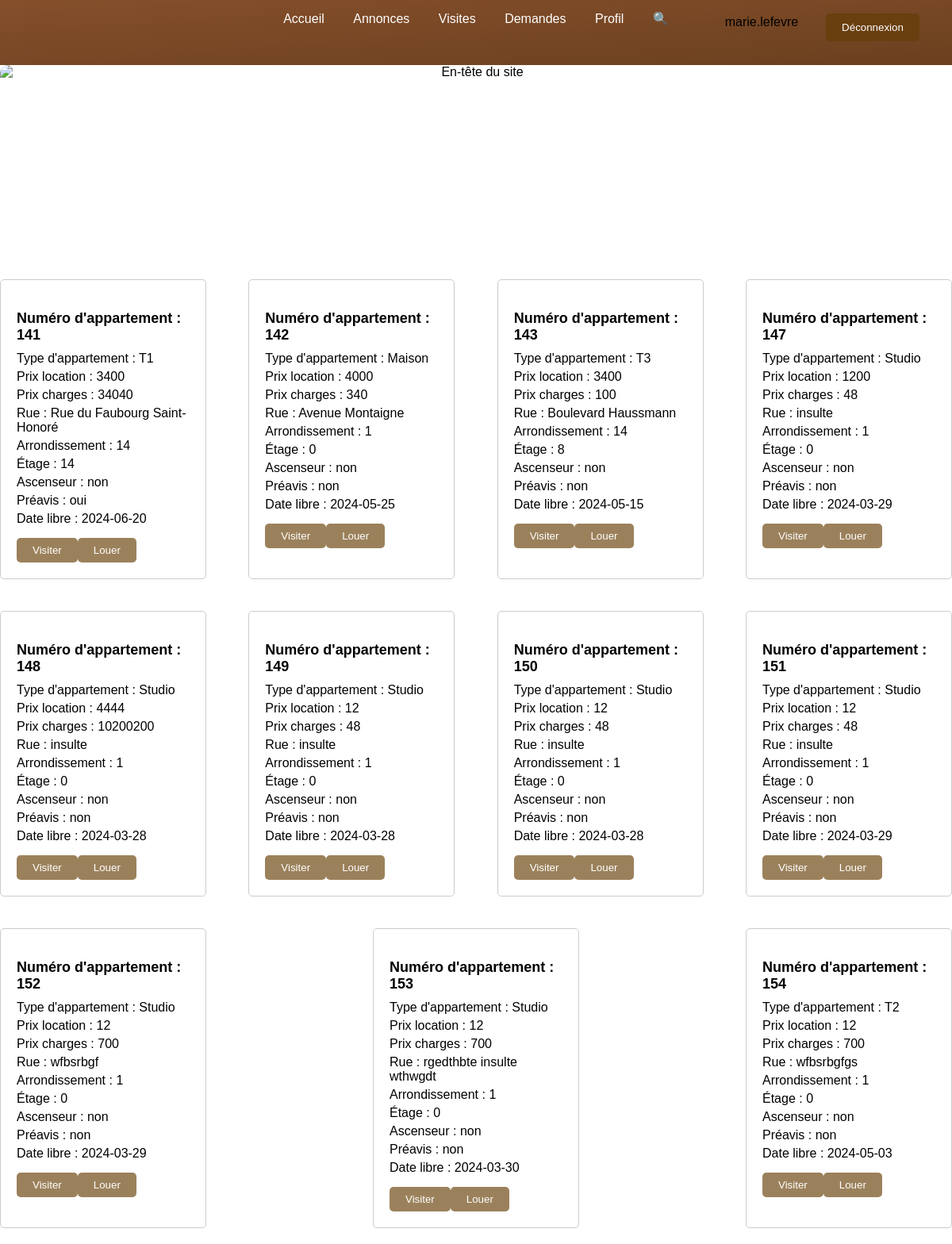
/V/v_annonces_dem.php (signed in), run on the app's committed database.
### tables this page shows
CREATE TABLE IF NOT EXISTS `appartement` (
  `num_apart` int(11) NOT NULL AUTO_INCREMENT,
  `type_apart` varchar(50) DEFAULT NULL,
  `prix_loc` float DEFAULT NULL,
  `prix_charges` float DEFAULT NULL,
  `rue` varchar(50) DEFAULT NULL,
  `arrondissement` int(11) DEFAULT NULL,
  `etage` int(11) DEFAULT NULL,
  `elevator` enum('oui','non') NOT NULL DEFAULT 'non',
  `preavis` enum('oui','non') NOT NULL DEFAULT 'non',
  `date_libre` date DEFAULT NULL,
  `num_prop` int(11) DEFAULT NULL,
  `details` text DEFAULT NULL,
  PRIMARY KEY (`num_apart`),
  KEY `num_prop` (`num_prop`),
  CONSTRAINT `appartement_ibfk_1` FOREIGN KEY (`num_prop`) REFERENCES `proprietaire` (`num_prop`) ON DELETE CASCADE
);

### C/c_annoncesDemandeur.php (called while the page is built, shortened)
<?php
require_once '../M/Modele  Appartement.php';
$appartement = new Appartement();
$annonces = $appartement->getAllAnnonces();
?>

### M/Modele  Appartement.php (called while the page is built, shortened)
<?php
require 'Modele  Demande.php';
class Appartement {
    public function getAllAnnonces() {
        global $conn;
        try {
            $sql = "SELECT * FROM appartement
            WHERE num_apart NOT IN (SELECT num_apart FROM locataire)";
            $stmt = $conn->query($sql);
            $annonces = $stmt->fetchAll(PDO::FETCH_ASSOC);
            return $annonces;
        } catch (PDOException $e) {
            echo "Erreur lors de la récupération des annonces : " . $e->getMessage();
            return [];
        }
    }
}
?>

### V/v_annonces_dem.php (the view, shortened to what this page needs)
<?php
include 'v_espace_demandeur.php';
include '../C/c_annoncesDemandeur.php';
echo '<div id="annonces-container">';
foreach ($annonces as $annonce) {
    echo '<div class="annonce" id="annonce_' . $annonce['num_apart'] . '">';
    echo '<h3>Numéro d\'appartement : ' . $annonce['num_apart'] . '</h3>';
    echo '<p>Type d\'appartement : ' . $annonce['type_apart'] . '</p>';
    echo '<p>Prix location : ' . $annonce['prix_loc'] . '</p>';
    echo '<p>Prix charges : ' . $annonce['prix_charges'] . '</p>';
    echo '<p>Rue : ' . $annonce['rue'] . '</p>';
    echo '<p>Arrondissement : ' . $annonce['arrondissement'] . '</p>';
    echo '<p>Étage : ' . $annonce['etage'] . '</p>';
    echo '<p>Ascenseur : ' . $annonce['elevator'] . '</p>';
    echo '<p>Préavis : ' . $annonce['preavis'] . '</p>';
    echo '<p>Date libre : ' . $annonce['date_libre'] . '</p>';
    echo '<button type="button" id="button_visiter_' . $annonce['num_apart'] . '" style="display: inline-block;" onclick="toggleForm(\'form_' . $annonce['num_apart'] . '\', \'button_visiter_' . $annonce['num_apart'] . '\', \'close_' . $annonce['num_apart'] . '\')">Visiter</button>';
    echo '<button type="button" onclick="submitDemande(' . $annonce['num_apart'] . ')">Louer</button>';
    echo '</div>';
}
echo '</div>';
?>

### V/CSS/styleSessionDem.css (style rules this page uses)
body { margin: 0; font-family: Arial, sans-serif; }
#annonces-container { display: flex; flex-wrap: wrap; justify-content: space-between; gap: 20px; margin-top: 20px; }
.annonce { border: 1px solid #ccc; border-radius: 5px; padding: 20px; width: calc(25% - 40px); box-sizing: border-box; position: relative; margin-bottom: 20px; }
.annonce h3 { font-size: 18px; font-weight: bold; margin-bottom: 10px; }
.annonce p { margin: 5px 0; }
.annonce button { padding: 8px 20px; background-color: #9b815b; color: #fff; border: none; border-radius: 5px; cursor: pointer; margin-top: 10px; }

### data on the page
appartement: num_apart "141", type_apart "T1", prix_loc "3400", prix_charges "34040", rue "Rue du Faubourg Saint-Honoré", arrondissement "14", etage "14", elevator "non", preavis "oui", date_libre "2024-06-20"
appartement: num_apart "142", type_apart "Maison", prix_loc "4000", prix_charges "340", rue "Avenue Montaigne", arrondissement "1", etage "0", elevator "non", preavis "non", date_libre "2024-05-25"
appartement: num_apart "143", type_apart "T3", prix_loc "3400", prix_charges "100", rue "Boulevard Haussmann", arrondissement "14", etage "8", elevator "non", preavis "non", date_libre "2024-05-15"
appartement: num_apart "147", type_apart "Studio", prix_loc "1200", prix_charges "48", rue "insulte", arrondissement "1", etage "0", elevator "non", preavis "non", date_libre "2024-03-29"
appartement: num_apart "148", type_apart "Studio", prix_loc "4444", prix_charges "10200200", rue "insulte", arrondissement "1", etage "0", elevator "non", preavis "non", date_libre "2024-03-28"
appartement: num_apart "149", type_apart "Studio", prix_loc "12", prix_charges "48", rue "insulte", arrondissement "1", etage "0", elevator "non", preavis "non", date_libre "2024-03-28"
appartement: num_apart "150", type_apart "Studio", prix_loc "12", prix_charges "48", rue "insulte", arrondissement "1", etage "0", elevator "non", preavis "non", date_libre "2024-03-28"
appartement: num_apart "151", type_apart "Studio", prix_loc "12", prix_charges "48", rue "insulte", arrondissement "1", etage "0", elevator "non", preavis "non", date_libre "2024-03-29"
appartement: num_apart "152", type_apart "Studio", prix_loc "12", prix_charges "700", rue "wfbsrbgf", arrondissement "1", etage "0", elevator "non", preavis "non", date_libre "2024-03-29"
appartement: num_apart "153", type_apart "Studio", prix_loc "12", prix_charges "700", rue "rgedthbte insulte wthwgdt", arrondissement "1", etage "0", elevator "non", preavis "non", date_libre "2024-03-30"
appartement: num_apart "154", type_apart "T2", prix_loc "12", prix_charges "700", rue "wfbsrbgfgs", arrondissement "1", etage "0", elevator "non", preavis "non", date_libre "2024-05-03"

### other printed values
$login_demandeur "marie.lefevre"
